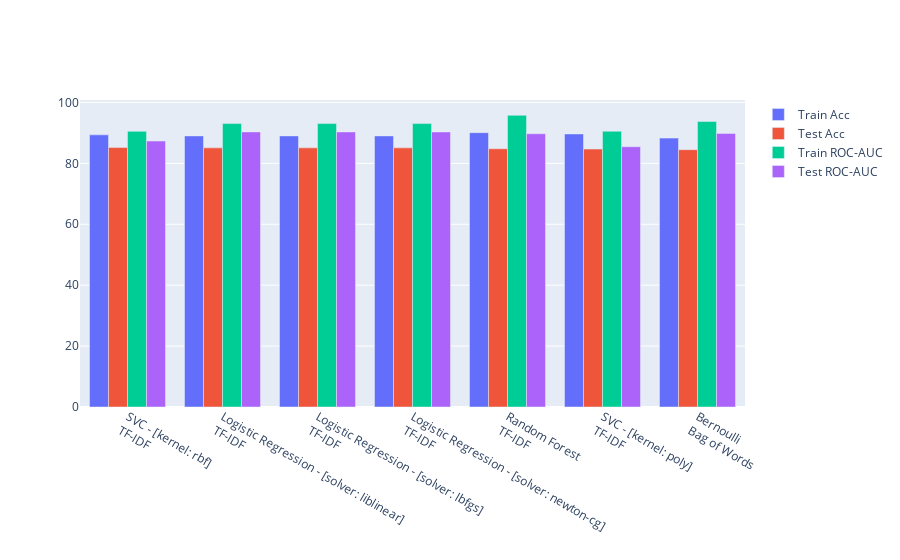

Write notebook code for a chart like this one.
### Code cell
Model.emojiEvaluationGroupedBarChart(original_models, 7)

### Figure 1 — Plotly figure (JSON) as saved in the notebook; plotly's stock layout.template omitted (floating-point values rounded to 4 significant figures)
{"data": [{"name": "Train Acc", "type": "bar", "x": ["SVC - [kernel: rbf]<br>TF-IDF", "Logistic Regression - [solver: liblinear]<br>TF-IDF", "Logistic Regression - [solver: lbfgs]<br>TF-IDF", "Logistic Regression - [solver: newton-cg]<br>TF-IDF", "Random Forest<br>TF-IDF", "SVC - [kernel: poly]<br>TF-IDF", "Bernoulli<br>Bag of Words"], "y": [89.35, 89.02, 89.02, 89.02, 90.08, 89.66, 88.29]}, {"name": "Test Acc", "type": "bar", "x": ["SVC - [kernel: rbf]<br>TF-IDF", "Logistic Regression - [solver: liblinear]<br>TF-IDF", "Logistic Regression - [solver: lbfgs]<br>TF-IDF", "Logistic Regression - [solver: newton-cg]<br>TF-IDF", "Random Forest<br>TF-IDF", "SVC - [kernel: poly]<br>TF-IDF", "Bernoulli<br>Bag of Words"], "y": [85.19, 85.09, 85.09, 85.09, 84.79, 84.7, 84.5]}, {"name": "Train ROC-AUC", "type": "bar", "x": ["SVC - [kernel: rbf]<br>TF-IDF", "Logistic Regression - [solver: liblinear]<br>TF-IDF", "Logistic Regression - [solver: lbfgs]<br>TF-IDF", "Logistic Regression - [solver: newton-cg]<br>TF-IDF", "Random Forest<br>TF-IDF", "SVC - [kernel: poly]<br>TF-IDF", "Bernoulli<br>Bag of Words"], "y": [90.51, 93.06, 93.06, 93.06, 95.77, 90.54, 93.73]}, {"name": "Test ROC-AUC", "type": "bar", "x": ["SVC - [kernel: rbf]<br>TF-IDF", "Logistic Regression - [solver: liblinear]<br>TF-IDF", "Logistic Regression - [solver: lbfgs]<br>TF-IDF", "Logistic Regression - [solver: newton-cg]<br>TF-IDF", "Random Forest<br>TF-IDF", "SVC - [kernel: poly]<br>TF-IDF", "Bernoulli<br>Bag of Words"], "y": [87.33, 90.33, 90.32, 90.32, 89.73, 85.47, 89.84]}], "layout": {}}
